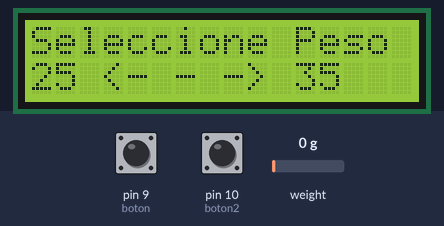
Recording of a sketch running on a simulated Arduino Uno, built with avr-gcc and run on an emulated ATmega328P. Shown: 16×2 character LCD. Inputs (shaded band) come from the test bench; at power-on: pin 9 (boton) HIGH, pin 10 (boton2) HIGH, weight on the scale 0 g. What the sketch prints to the serial monitor is not drawn.

Above: at 0.1 s.
At 1.2 s:
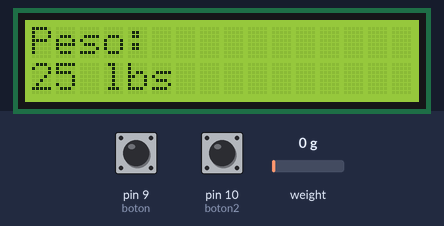
At 91.5 s:
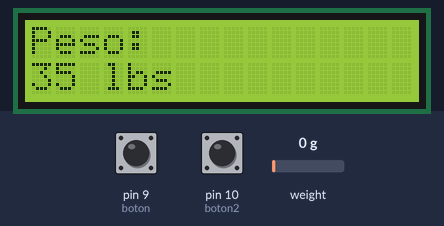

Measured:
- what the display in image 1 shows lasts 30.1 s, from 1.1 s to 31.2 s

The sketch:

Programaci_n_Arduino.ino
```cpp
#include  <Wire.h>
#include  <LiquidCrystal_I2C.h>
#include <ArduinoJson.h>
#include "HX711.h"
#define CALIBRACION 32150.0
LiquidCrystal_I2C lcd(0x3f,16,2);
byte pinData = 3;
byte pinClk = 2;
int boton = 9 ;
int boton2 = 10;
bool estado = false ;
bool k, p;
bool estado1 = false;
HX711 bascula;

void setup() {
   pinMode( boton , INPUT_PULLUP) ;
    pinMode( boton2 , INPUT_PULLUP) ;
    lcd.init();
    lcd.backlight();
    lcd.clear();
    lcd.setCursor(0,0);
    lcd.print("Seleccione Peso");
    lcd.setCursor ( 0, 1 );
    lcd.print("25 <- - -> 35");
  Serial.begin(9600);
  bascula.begin(pinData, pinClk);
  bascula.set_scale(CALIBRACION);
  bascula.tare();
}

StaticJsonDocument<1000> doc;

void loop() {
lcd.display();

 bool  valor =  digitalRead(boton) ;
 bool valor1= digitalRead(boton2);
              if ( valor == true )  {
               k = true;

                }

                if(k == true){
              lcd.clear();
             lcd.setCursor(0,0);
             lcd.print("Peso:");
             lcd.setCursor(0,1);
             lcd.print("25 lbs");
             float p = bascula.get_units();
             float x = p * 2.20462;
             doc["peso"] = x;
             doc["hum"] = 1;

             if(Serial.available()>=0)
              {
                serializeJson(doc, Serial);

              }
              delay(30000); // 30 detik
                             }
  if(valor1 == true){
    p = true;
   }
    if(p == true){
            lcd.clear();
             lcd.setCursor(0,0);
             lcd.print("Peso:");
             lcd.setCursor(0,1);
             lcd.print("35 lbs");
             float p = bascula.get_units();
              float x = p * 2.20462;

              doc["peso"] = x;
              doc["hum"] = 1;

              if(Serial.available()>=0)
              {
                serializeJson(doc, Serial);

              }
              delay(30000); // 30 detik
              }
            }
```
